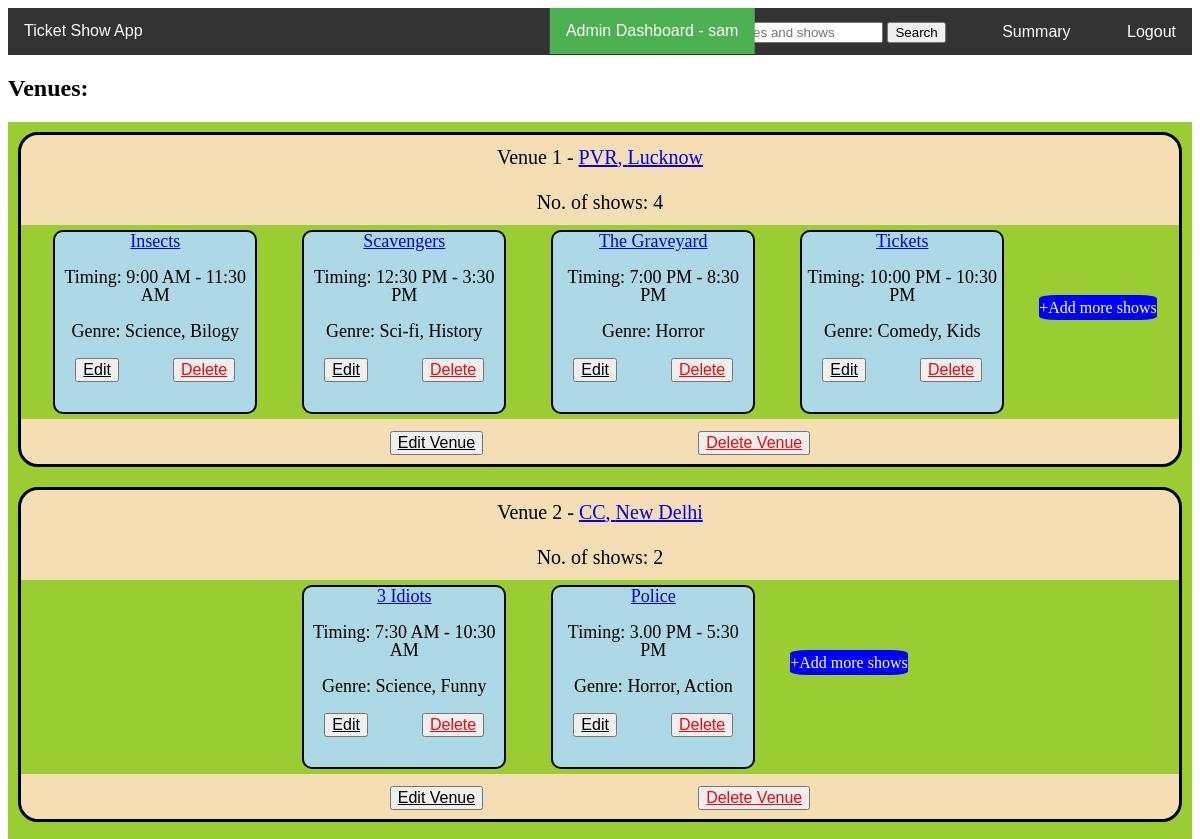
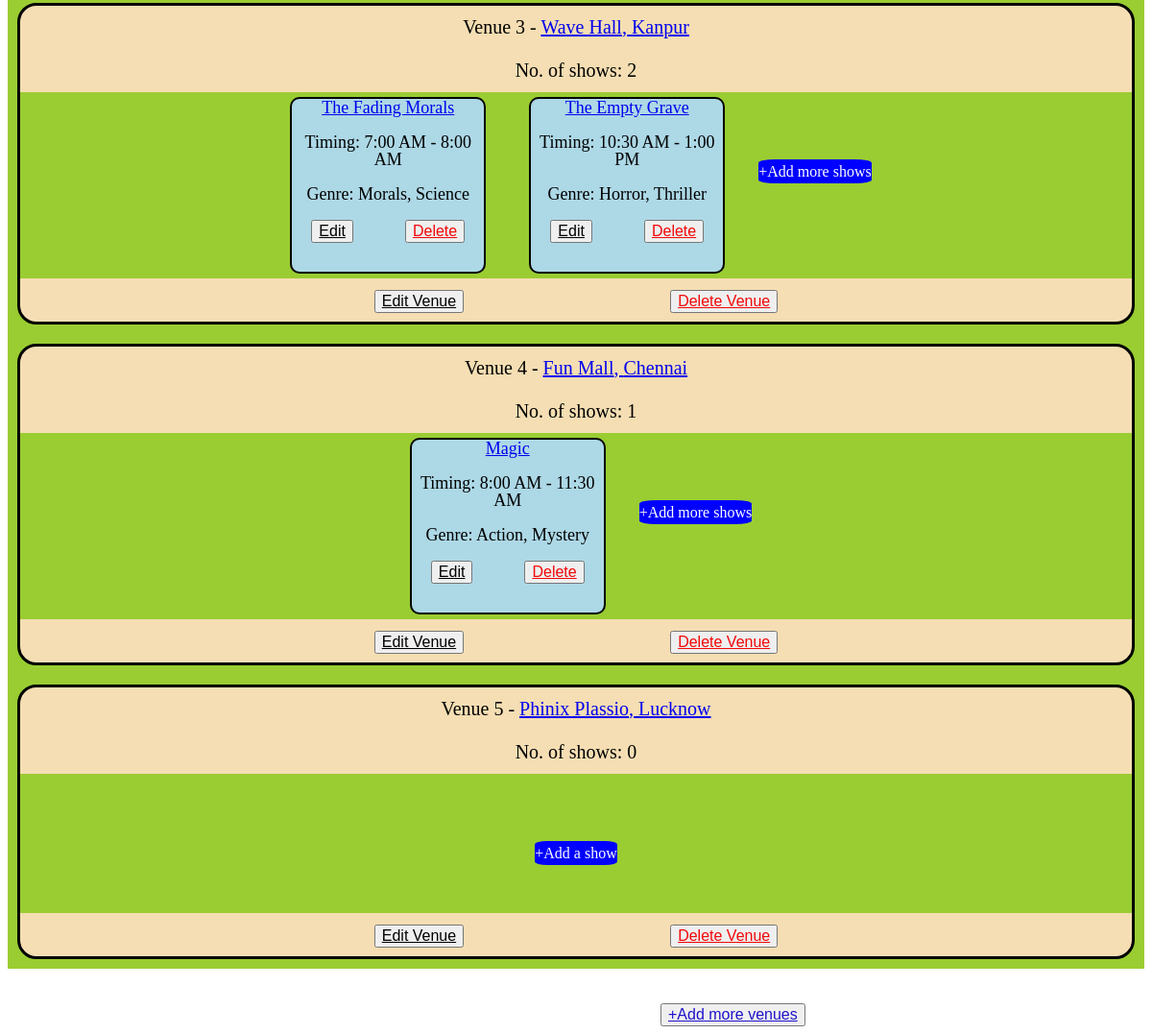
The app's page /admin/dashboard with its own data (2 pictures, top to bottom).
### application/models.py (models this page shows, shortened)
class Admin(db.Model):
    admin_id = db.Column(db.Integer, primary_key=True)
    a_username = db.Column(db.String(50), unique=True)
    a_password = db.Column(db.String(50), nullable=False)

class Venue(db.Model):
    v_id = db.Column(db.Integer, primary_key=True)
    v_name = db.Column(db.String(50),unique=True, nullable=False)
    v_place = db.Column(db.String(50), nullable=False)
    v_location = db.Column(db.String(50))
    v_capacity = db.Column(db.Integer, nullable=False)
    admin_id = db.Column(db.Integer, db.ForeignKey(
        'admin.admin_id'), default=1)
    v_shows = db.relationship(
        "Show", backref="which_venue", cascade="all, delete")

class Show(db.Model):
    s_id = db.Column(db.Integer, primary_key=True)
    s_name = db.Column(db.String(50), nullable=False)
    seats_booked = db.Column(db.Integer, default=0)
    s_rating = db.Column(db.String(6), nullable=True)
    s_tags = db.Column(db.String(100), nullable=True)
    s_price = db.Column(db.Integer, nullable=False)
    s_time = db.Column(db.String, nullable = False)
    s_venue = db.Column(db.Integer, db.ForeignKey('venue.v_id'), nullable=False)
    admin_id = db.Column(db.Integer, db.ForeignKey(
        'admin.admin_id'), default=1)
    s_bookings = db.relationship(
        "Booking", backref="which_show", cascade="all, delete")
    s_ratings = db.relationship(
        "Ratings", backref="which_show", cascade="all, delete")

### application/controllers.py (the view)
@app.route('/admin/dashboard', methods=['GET'])
def admin_dashboard():
    admin_details = Admin.query.first()
    venues = Venue.query.all()
    return render_template('admin_dash.html', admin_details=admin_details, venues=venues)

### templates/admin_dash.html (shortened to what this page needs)
<!DOCTYPE html>
<html lang="en">
<head>
    <link rel="stylesheet"  href="/static/css/navbar.css">
</head>
<body>
    <nav>
        <a class="home-link " href="#">Ticket Show App</a>
        <a class="products-link active" style="left: 40%;" class="active" href="#">Admin Dashboard - {{admin_details.a_username}} </a>
        <div class="right-links">
            <form action="/admin/search" method="post" class="search_bar">
				<input type="text" name="q" style="width:220px;" placeholder="Search for venues and shows">
				<button type="submit">Search</button>
			</form>
            <a href="/admin/summary">Summary</a>
            <a href="/admin_login">Logout</a>
        </div>
    </nav>
    <h2>Venues:</h2>
    {% if venues|count > 0 %}
    <span class="flex-container">
        {% for venue in venues %}
        <div class="style_div">Venue {{loop.index}} - <a href="/admin/venue/{{venue.v_id}}/home_view">{{venue.v_name}}, {{venue.v_location}}</a>
            <div class="no_of_shows">No. of shows: {{venue.v_shows|count}}</div>
            <span class="flex-container2">
                {% for show in venue.v_shows %}
                <div class="style_div2">
                    <a href="/api/show/{{show.s_id}}/display">{{show.s_name}}</a>
                    <br><br>
                    Timing: {{show.s_time}}
                    <br><br>
                    Genre: {{show.s_tags}}
                    <br><br>
                    <button>
                        <span>
                            <a href="/venue/{{show.which_venue.v_id}}/show/{{show.s_id}}/edit" style="font-weight: 500; font-size: 16px; color: rgb(0,0,0);">
                                Edit
                            </a>
                        </span>
                    </button>
                    <button>
                        <span>
                            <a href="/venue/{{show.which_venue.v_id}}/show/{{show.s_id}}/delete" style="font-weight: 500; font-size: 16px; color: rgb(241, 8, 8);">
                                Delete
                            </a>
                        </span>
                    </button>
                </div>
                {% endfor %}
                {% if venue.v_shows|count == 0 %}
                <div class="add_shows"> <a href="/venue/{{venue.v_id}}/add_show"><span>+Add a show</span></a> </div>
                {% else %}
                <div class="add_shows"> <a href="/venue/{{venue.v_id}}/add_show"><span>+Add more shows</span></a> </div>
                {% endif %}
            </span>
            <button>
                <span>
                    <a href="/venue/{{venue.v_id}}/edit" style="font-weight: 500; font-size: 16px; color: rgb(0, 0, 0);">
                        Edit Venue
                    </a>
                </span>
            </button>
            <button>
                <span>
                    <a href="/venue/{{venue.v_id}}/delete" style="font-weight: 500; font-size: 16px; color: rgb(241, 8, 8);">
                        Delete Venue
                    </a>
                </span>
            </button>
        </div>
        {% endfor %}
    </span>
    <br><br>
    <button style="margin-left: 680px;">
        <span>
            <a href="/add/venue" style="font-weight: 500; font-size: 16px; color: rgb(31, 19, 201);">
                +Add more venues
            </a>
        </span>
    </button>
    {% endif %}
</body>
</html>

### static/css/navbar.css (style rules this page uses)
nav { overflow: hidden; background-color: #333; font-family: Arial, sans-serif; }
nav a { display: inline-block; color: white; text-align: center; padding: 14px 16px; text-decoration: none; }
.search_bar { display: inline-block; text-align: center; padding: 14px 16px 10px; }
nav .active { background-color: #4caf50; color: white; }
nav .home-link { float: left; }
nav .right-links { float: right; }
nav a:not(.home-link):not(.right-links) { margin-left: 20px; }
nav .products-link { position: relative; left: 10%; transform: translateX(-50%); }

### templates/admin_dash.html (style rules this page uses)
.flex-container { display: flex; flex-direction: column; background-color: yellowgreen; }
.flex-container2 { display: flex; flex-direction: row; background-color: yellowgreen; flex-wrap: wrap; justify-content: center; }
.style_div { background-color: wheat; width: auto; height: auto; border: solid black 3px; border-radius: 20px; margin: 10px; text-align: center; line-height: 45px; font-size: 20px; }
.style_div2 { background-color: lightblue; width: 200px; height: 180px; margin-right: 35px; margin-left: 10px; margin-bottom: 5px; border: solid black 2px; border-radius: 10px; text-align: center; line-height: 18px; font-size: 18px; margin-top: 5px; }
.add_shows { width: auto; height: 25px; border-radius: 15%; background-color: blue; display: flex; align-content: center; align-items: center; justify-content: center; margin-top: 70px; margin-bottom: 50px; }
.add_shows span { color: white; display: inline-block; font-size: 16px; }

### records on screen
Admin: a_username "sam"
Venue: v_name "PVR", v_location "Lucknow", v_shows|count "4"
Show: s_name "Insects", s_time "9:00 AM - 11:30 AM", s_tags "Science, Bilogy"
Show: s_name "Scavengers", s_time "12:30 PM - 3:30 PM", s_tags "Sci-fi, History"
Show: s_name "The Graveyard", s_time "7:00 PM - 8:30 PM", s_tags "Horror"
Show: s_name "Tickets", s_time "10:00 PM - 10:30 PM", s_tags "Comedy, Kids"
Venue: v_name "CC", v_location "New Delhi", v_shows|count "2"
Show: s_name "3 Idiots", s_time "7:30 AM - 10:30 AM", s_tags "Science, Funny"
Show: s_name "Police", s_time "3.00 PM - 5:30 PM", s_tags "Horror, Action"
Venue: v_name "Wave Hall", v_location "Kanpur", v_shows|count "2"
Show: s_name "The Fading Morals", s_time "7:00 AM - 8:00 AM", s_tags "Morals, Science"
Show: s_name "The Empty Grave", s_time "10:30 AM - 1:00 PM", s_tags "Horror, Thriller"
Venue: v_name "Fun Mall", v_location "Chennai", v_shows|count "1"
Show: s_name "Magic", s_time "8:00 AM - 11:30 AM", s_tags "Action, Mystery"
Venue: v_name "Phinix Plassio", v_location "Lucknow", v_shows|count "0"
